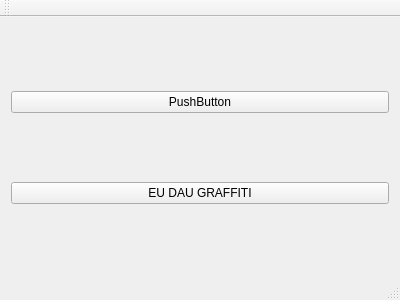
<?xml version="1.0" encoding="UTF-8"?>
<ui version="4.0">
 <class>MainWindow</class>
 <widget class="QMainWindow" name="MainWindow">
  <property name="geometry">
   <rect>
    <x>0</x>
    <y>0</y>
    <width>400</width>
    <height>300</height>
   </rect>
  </property>
  <property name="windowTitle">
   <string>MainWindow</string>
  </property>
  <widget class="QWidget" name="centralWidget">
   <layout class="QHBoxLayout" name="horizontalLayout">
    <item>
     <layout class="QVBoxLayout" name="verticalLayout">
      <item>
       <widget class="QPushButton" name="pushButton">
        <property name="text">
         <string>PushButton</string>
        </property>
       </widget>
      </item>
      <item>
       <widget class="QPushButton" name="eudaugraf">
        <property name="text">
         <string>EU DAU GRAFFITI</string>
        </property>
       </widget>
      </item>
     </layout>
    </item>
   </layout>
  </widget>
  <widget class="QToolBar" name="mainToolBar">
   <attribute name="toolBarArea">
    <enum>TopToolBarArea</enum>
   </attribute>
   <attribute name="toolBarBreak">
    <bool>false</bool>
   </attribute>
  </widget>
  <widget class="QStatusBar" name="statusBar"/>
 </widget>
 <layoutdefault spacing="6" margin="11"/>
 <resources/>
 <connections/>
</ui>
